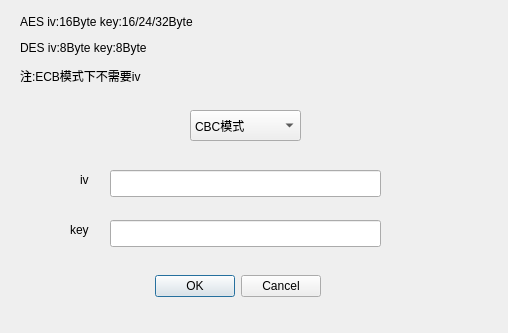
<?xml version="1.0" encoding="UTF-8"?>
<ui version="4.0">
 <class>ParaDialog</class>
 <widget class="QDialog" name="ParaDialog">
  <property name="geometry">
   <rect>
    <x>0</x>
    <y>0</y>
    <width>508</width>
    <height>333</height>
   </rect>
  </property>
  <property name="windowTitle">
   <string>Dialog</string>
  </property>
  <widget class="QDialogButtonBox" name="buttonBox">
   <property name="geometry">
    <rect>
     <x>-20</x>
     <y>270</y>
     <width>341</width>
     <height>32</height>
    </rect>
   </property>
   <property name="orientation">
    <enum>Qt::Horizontal</enum>
   </property>
   <property name="standardButtons">
    <set>QDialogButtonBox::Cancel|QDialogButtonBox::Ok</set>
   </property>
  </widget>
  <widget class="QComboBox" name="comboBox">
   <property name="geometry">
    <rect>
     <x>190</x>
     <y>110</y>
     <width>111</width>
     <height>31</height>
    </rect>
   </property>
   <item>
    <property name="text">
     <string>CBC模式</string>
    </property>
   </item>
   <item>
    <property name="text">
     <string>ECB模式</string>
    </property>
   </item>
  </widget>
  <widget class="QLineEdit" name="lineEdit">
   <property name="geometry">
    <rect>
     <x>110</x>
     <y>170</y>
     <width>271</width>
     <height>27</height>
    </rect>
   </property>
  </widget>
  <widget class="QLineEdit" name="lineEdit_2">
   <property name="geometry">
    <rect>
     <x>110</x>
     <y>220</y>
     <width>271</width>
     <height>27</height>
    </rect>
   </property>
  </widget>
  <widget class="QLabel" name="label">
   <property name="geometry">
    <rect>
     <x>80</x>
     <y>170</y>
     <width>69</width>
     <height>20</height>
    </rect>
   </property>
   <property name="text">
    <string>iv</string>
   </property>
  </widget>
  <widget class="QLabel" name="label_2">
   <property name="geometry">
    <rect>
     <x>70</x>
     <y>220</y>
     <width>69</width>
     <height>20</height>
    </rect>
   </property>
   <property name="text">
    <string>key</string>
   </property>
  </widget>
  <widget class="QLabel" name="label_alg">
   <property name="geometry">
    <rect>
     <x>60</x>
     <y>110</y>
     <width>69</width>
     <height>20</height>
    </rect>
   </property>
   <property name="text">
    <string/>
   </property>
  </widget>
  <widget class="QLabel" name="label_src">
   <property name="geometry">
    <rect>
     <x>150</x>
     <y>130</y>
     <width>69</width>
     <height>20</height>
    </rect>
   </property>
   <property name="text">
    <string/>
   </property>
  </widget>
  <widget class="QLabel" name="label_dest">
   <property name="geometry">
    <rect>
     <x>320</x>
     <y>100</y>
     <width>69</width>
     <height>20</height>
    </rect>
   </property>
   <property name="text">
    <string/>
   </property>
  </widget>
  <widget class="QLabel" name="label_usage">
   <property name="geometry">
    <rect>
     <x>350</x>
     <y>140</y>
     <width>69</width>
     <height>20</height>
    </rect>
   </property>
   <property name="text">
    <string/>
   </property>
  </widget>
  <widget class="QLabel" name="label_mode">
   <property name="geometry">
    <rect>
     <x>420</x>
     <y>300</y>
     <width>69</width>
     <height>20</height>
    </rect>
   </property>
   <property name="text">
    <string/>
   </property>
  </widget>
  <widget class="QLabel" name="label_iv">
   <property name="geometry">
    <rect>
     <x>390</x>
     <y>300</y>
     <width>69</width>
     <height>20</height>
    </rect>
   </property>
   <property name="text">
    <string/>
   </property>
  </widget>
  <widget class="QLabel" name="label_key">
   <property name="geometry">
    <rect>
     <x>40</x>
     <y>90</y>
     <width>69</width>
     <height>20</height>
    </rect>
   </property>
   <property name="text">
    <string/>
   </property>
  </widget>
  <widget class="QLabel" name="label_3">
   <property name="geometry">
    <rect>
     <x>20</x>
     <y>0</y>
     <width>261</width>
     <height>101</height>
    </rect>
   </property>
   <property name="text">
    <string>&lt;html&gt;&lt;head/&gt;&lt;body&gt;&lt;p&gt;AES iv:16Byte key:16/24/32Byte&lt;/p&gt;&lt;p&gt;DES iv:8Byte   key:8Byte&lt;/p&gt;&lt;p&gt;注:ECB模式下不需要iv&lt;/p&gt;&lt;/body&gt;&lt;/html&gt;</string>
   </property>
  </widget>
  <widget class="QLabel" name="show">
   <property name="geometry">
    <rect>
     <x>260</x>
     <y>20</y>
     <width>241</width>
     <height>51</height>
    </rect>
   </property>
   <property name="text">
    <string/>
   </property>
  </widget>
 </widget>
 <resources/>
 <connections>
  <connection>
   <sender>buttonBox</sender>
   <signal>accepted()</signal>
   <receiver>ParaDialog</receiver>
   <slot>accept()</slot>
   <hints>
    <hint type="sourcelabel">
     <x>248</x>
     <y>254</y>
    </hint>
    <hint type="destinationlabel">
     <x>157</x>
     <y>274</y>
    </hint>
   </hints>
  </connection>
  <connection>
   <sender>buttonBox</sender>
   <signal>rejected()</signal>
   <receiver>ParaDialog</receiver>
   <slot>reject()</slot>
   <hints>
    <hint type="sourcelabel">
     <x>316</x>
     <y>260</y>
    </hint>
    <hint type="destinationlabel">
     <x>286</x>
     <y>274</y>
    </hint>
   </hints>
  </connection>
 </connections>
</ui>
